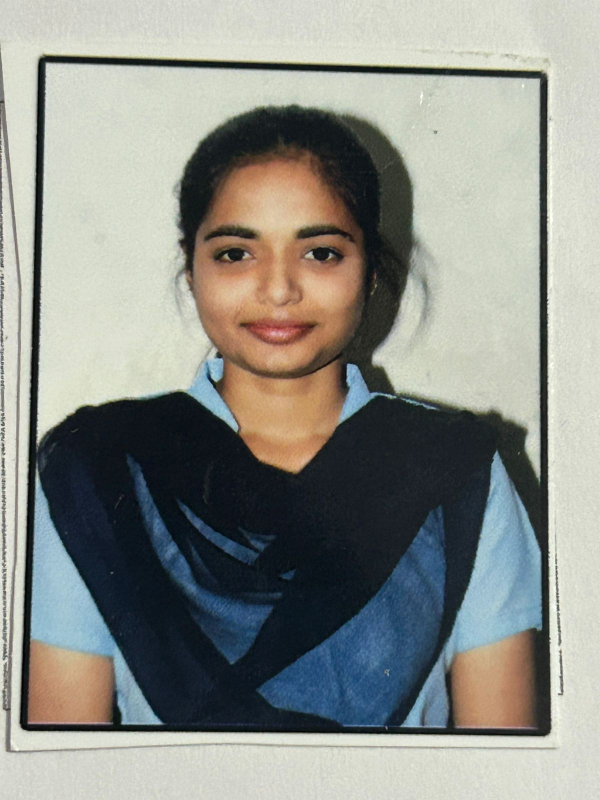
#> input picture uploads/myphoto2.jpg, 1200 x 1600 px (shown at 1/2 size)
$ python -i pixel_art.py   (imports and definitions only)
#> lines starting #> are read from the running program, lines starting #| are printed output that depends on the picture
import cv2
import numpy as np

def pixel_art_generator(image_path, pixel_size=16, k_colors=8, output_path='pixel_art.png'):
    # Read the image
#> called with image_path = '../uploads/myphoto2.jpg', pixel_size = 16, k_colors = 8, output_path = 'pixel_art.png'
    img = cv2.imread(image_path)
#> img is the input picture: shape (1600, 1200, 3); mean B, G, R 136.5, 142.6, 140.4
    if img is None:
        raise FileNotFoundError("Image not found, please check the path.")

    original_shape = img.shape[:2]
#> original_shape = (1600, 1200)

    # Resize to small resolution (pixelate)
    small_img = cv2.resize(img, (pixel_size, pixel_size), interpolation=cv2.INTER_LINEAR)

    # Reshape to (num_pixels, 3)
    data = small_img.reshape((-1, 3))
#> data = 256 rows, first 8: [204, 212, 211], [209, 219, 219], [207, 215, 214], [201, 209, 208], [203, 214, 212], [206, 214, 213], [202, 215, 213], [206, 217, 215]
    data = np.float32(data)

    # Define kmeans criteria and apply
    criteria = (cv2.TERM_CRITERIA_EPS + cv2.TERM_CRITERIA_MAX_ITER, 10, 1.0)
    _, labels, centers = cv2.kmeans(data, k_colors, None, criteria, 10, cv2.KMEANS_RANDOM_CENTERS)
#> labels = 256 values, max 7 at index 0, min 0 at index 171, mean 5.43; centers = [[111.7, 76.82, 41.18], [91, 119.3, 166.3], [53.59, 59.18, 62.35], [200.8, 183.4, 149.7], [138.8, 134.3, 120], [112.8, 151.5, 197.5], [35.76, 29.46, 22.06], [202.7, 215.8, 213.2]]

    # Map each pixel to nearest color center
    centers = np.uint8(centers)
#> centers = [[111, 76, 41], [91, 119, 166], [53, 59, 62], [200, 183, 149], [138, 134, 120], [112, 151, 197], [35, 29, 22], [202, 215, 213]]
    quantized_data = centers[labels.flatten()]
#> quantized_data = 256 rows, first 8: [202, 215, 213], [202, 215, 213], [202, 215, 213], [202, 215, 213], [202, 215, 213], [202, 215, 213], [202, 215, 213], [202, 215, 213]
    quantized_img = quantized_data.reshape(small_img.shape)

    # Resize back to original size with nearest interpolation for pixel look
    pixel_art = cv2.resize(quantized_img, (original_shape[1], original_shape[0]), interpolation=cv2.INTER_NEAREST)
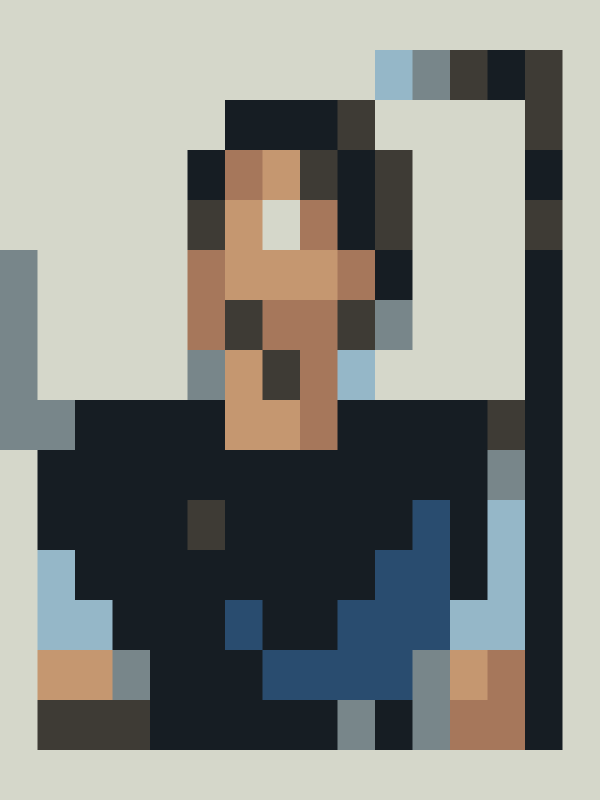
#> pixel_art: shape (1600, 1200, 3) (shown at 1/2 size); mean of channels 0, 1, 2 128.8, 133.9, 132; drawn as B, G, R

    # Save the result
    cv2.imwrite(output_path, pixel_art)

    return output_path

>>> result = pixel_art_generator('../uploads/myphoto2.jpg')

$ run again, on uploads/dog.jpg
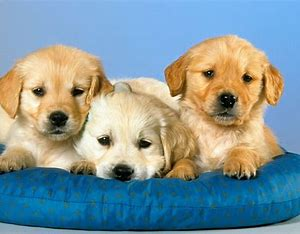
#> input picture uploads/dog.jpg, 300 x 234 px
#> in pixel_art_generator, img is the input picture: shape (234, 300, 3); mean B, G, R 154.5, 150.8, 131.5
#> data = 256 rows, first 8: [209, 171, 139], [217, 173, 139], [225, 176, 138], [227, 176, 136], [227, 178, 132], [231, 182, 134], [234, 180, 129], [236, 182, 129]
#> in pixel_art_generator, `_, labels, centers = cv2.kmeans(data, k_colors, None, criteria, 10, cv..`: labels = 256 values, max 7 at index 73, min 0 at index 175, mean 3.15; centers = [[110, 74.26, 8.3], [223.3, 175.3, 129.9], [38.43, 55.29, 54.29], [137.1, 189.2, 225.3], [194.3, 223.7, 236.8], [153.4, 104.1, 9.83], [92.37, 150.8, 195.5], [60.76, 108.4, 139.5]]
#> in pixel_art_generator, `centers = np.uint8(centers)`: centers = [[109, 74, 8], [223, 175, 129], [38, 55, 54], [137, 189, 225], [194, 223, 236], [153, 104, 9], [92, 150, 195], [60, 108, 139]]
#> quantized_data = 256 rows, first 8: [223, 175, 129], [223, 175, 129], [223, 175, 129], [223, 175, 129], [223, 175, 129], [223, 175, 129], [223, 175, 129], [223, 175, 129]
#> in pixel_art_generator, `pixel_art = cv2.resize(quantized_img, (original_shape[1], original_sha..`:
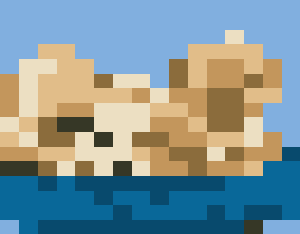
#> pixel_art: shape (234, 300, 3); mean of channels 0, 1, 2 153.1, 149.8, 130.1; drawn as B, G, R
